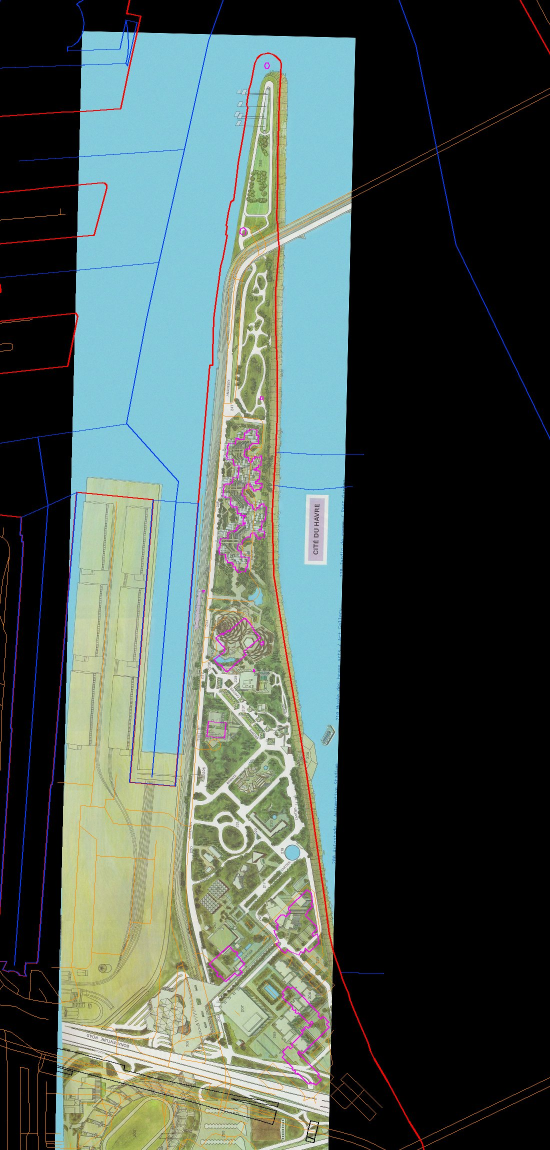
#> input picture data/georef/havre_overlay.jpg, 1100 x 2300 px (shown at 1/2 size)
$ python lines.py ../../data/georef/havre_overlay.jpg out.png
#> lines starting #> are read from the running program, lines starting #| are printed output that depends on the picture; after the words box and inside, x2 and y2 are one past the last pixel; in counts of white or black regions, pixels touching at a corner belong together
"""Detect straight edges in a photo and draw a numbered overlay for picking lines and points by eye.

Usage: python tools/pilot/lines.py IMG OUT_PREFIX [--min 40] [--crop x0,y0,x1,y1] [--scale 1]
Writes OUT_PREFIX.json (segments in source pixels) and OUT_PREFIX.jpg (overlay with segment ids and
a coordinate grid every 50 source px). Use --crop/--scale to zoom when picking points.
Runs under the pilot venv (data/pilot/vggt/.venv), which has OpenCV.
"""
import argparse
import json

import cv2
import numpy as np


def main():
    ap = argparse.ArgumentParser()
    ap.add_argument("img")
    ap.add_argument("out")
    ap.add_argument("--min", type=float, default=40)
    ap.add_argument("--crop", default="")
    ap.add_argument("--scale", type=float, default=1.0)
    ap.add_argument("--grid", type=int, default=50)
    a = ap.parse_args()
    im = cv2.imread(a.img)
#> im is the input picture: shape (2300, 1100, 3); mean B, G, R 83.7, 89.6, 75.9
    gray = cv2.cvtColor(im, cv2.COLOR_BGR2GRAY)
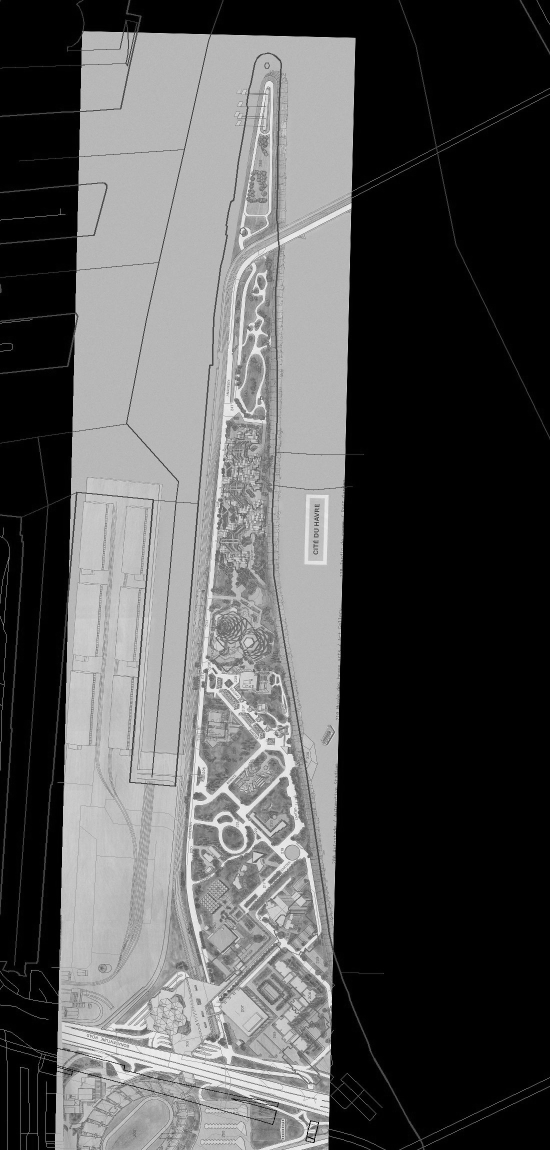
#> gray: shape (2300, 1100) (shown at 1/2 size); min 0, max 255, mean 84.8
    segs = cv2.createLineSegmentDetector().detect(gray)[0]
    segs = [] if segs is None else segs.reshape(-1, 4)
    segs = [s for s in segs if np.hypot(s[2] - s[0], s[3] - s[1]) >= a.min]
#> segs = 463 items, first 6: [657.7, 2241.9, 658.7, 2191.9], [659.5, 2159.4, 660.7, 2111.8], [662.8, 2030.6, 663.1, 1983.1], [688.8, 961.9, 702.4, 406.8], [666.9, 1861.9, 670.8, 1700.6], [709.4, 74.91, 275.6, 64.37]
    segs.sort(key=lambda s: -np.hypot(s[2] - s[0], s[3] - s[1]))
    json.dump([[round(float(v), 1) for v in s] for s in segs], open(a.out + ".json", "w"))
    x0, y0, x1, y1 = [int(v) for v in a.crop.split(",")] if a.crop else (0, 0, im.shape[1], im.shape[0])
#> x0 = 0; y0 = 0; x1 = 1100; y1 = 2300
    k = a.scale
    view = cv2.resize(im[y0:y1, x0:x1], None, fx=k, fy=k, interpolation=cv2.INTER_CUBIC)
    view = (view * 0.75).astype(np.uint8)
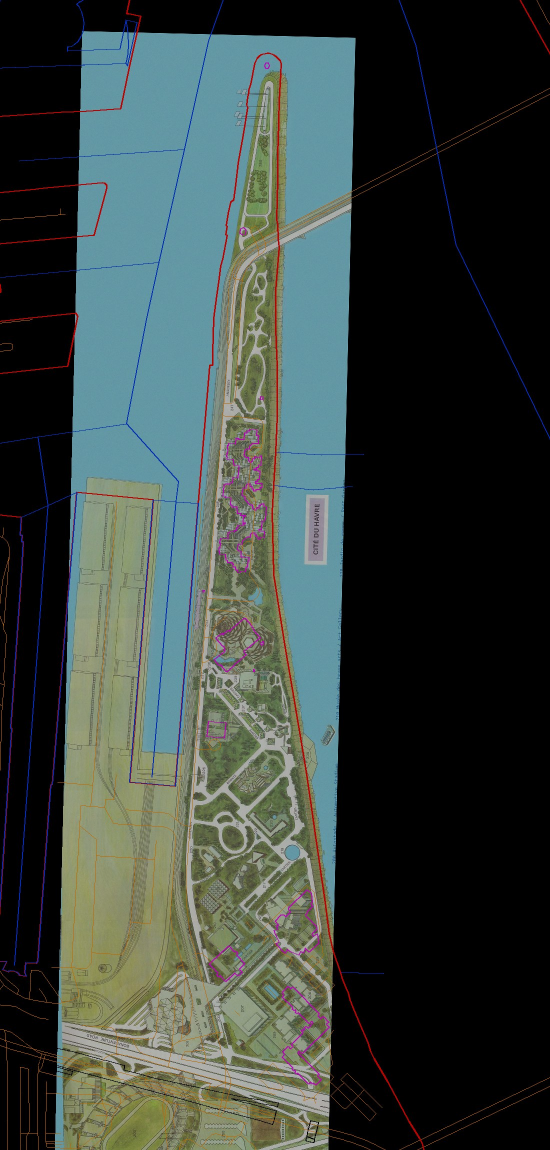
#> view: shape (2300, 1100, 3) (shown at 1/2 size); mean B, G, R 62.6, 67, 56.7
    T = lambda x, y: (int((x - x0) * k), int((y - y0) * k))
    g = a.grid
    for gx in range((x0 // g) * g, x1, g):
        cv2.line(view, T(gx, y0), T(gx, y1), (90, 90, 90), 1)
        cv2.putText(view, str(gx), (T(gx, y0)[0] + 2, 12), cv2.FONT_HERSHEY_PLAIN, 0.8, (0, 255, 255), 1)
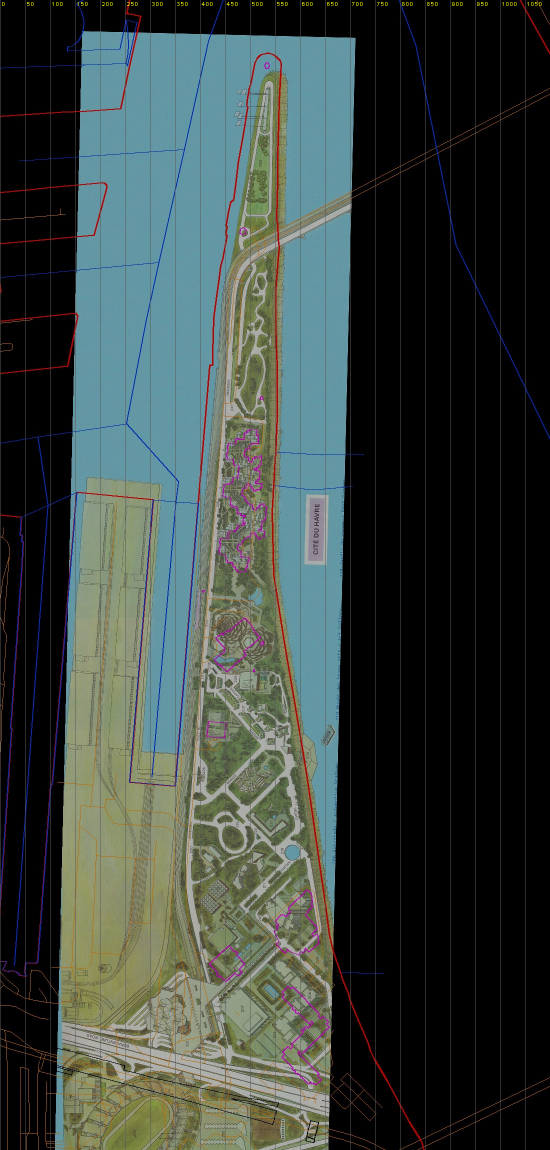
#> view: shape (2300, 1100, 3) (shown at 1/2 size); 2.05% of pixels changed, all inside (x1, y1, x2, y2) = (0, 0, 1083, 2300)
    for gy in range((y0 // g) * g, y1, g):
        cv2.line(view, T(x0, gy), T(x1, gy), (90, 90, 90), 1)
        cv2.putText(view, str(gy), (2, T(x0, gy)[1] - 2), cv2.FONT_HERSHEY_PLAIN, 0.8, (0, 255, 255), 1)
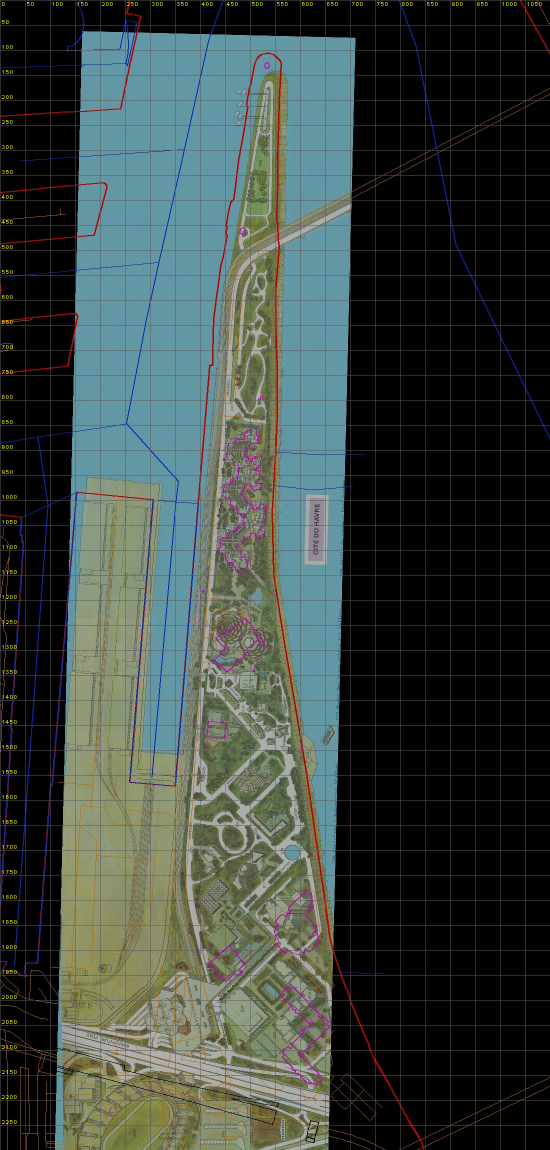
#> view: shape (2300, 1100, 3) (shown at 1/2 size); 2.07% of pixels changed, all inside (x1, y1, x2, y2) = (1, 0, 1100, 2251)
    for i, s in enumerate(segs):
        ang = np.degrees(np.arctan2(s[3] - s[1], s[2] - s[0])) % 180
        col = (0, 0, 255) if abs(ang - 90) < 20 else (255, 160, 0)  # red = near-vertical, blue = other
        cv2.line(view, T(s[0], s[1]), T(s[2], s[3]), col, 2)
        mx, my = T((s[0] + s[2]) / 2, (s[1] + s[3]) / 2)
        cv2.putText(view, str(i), (mx + 3, my - 3), cv2.FONT_HERSHEY_PLAIN, 1.0, (255, 255, 255), 1)
#> this loop made 463 passes
#> (s, ang, col, mx, my) on passes 1 to 3: ([29.82, 1929.4, 96.73, 1010.7], 94.17, (0, 0, 255), 63, 1470), ([420, 733.1, 353.1, 1551.9], 94.68, (0, 0, 255), 386, 1142), ([348.4, 1570.5, 394.1, 1008], 94.65, (0, 0, 255), 371, 1289)
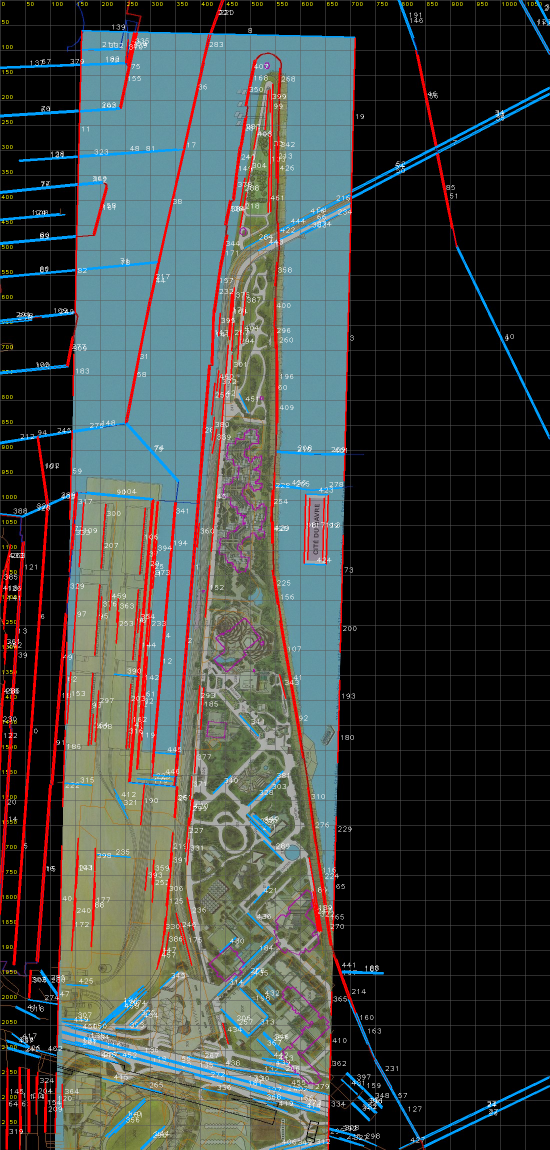
#> view: shape (2300, 1100, 3) (shown at 1/2 size); 6.46% of pixels changed, all inside (x1, y1, x2, y2) = (0, 0, 1100, 2300)
    cv2.imwrite(a.out + ".jpg", view, [cv2.IMWRITE_JPEG_QUALITY, 88])
    print(f"{len(segs)} segments >= {a.min}px -> {a.out}.jpg")
#| 463 segments >= 40px -> out.png.jpg


if __name__ == "__main__":
    main()
